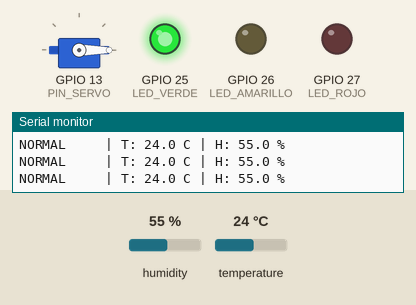
A sketch run on a simulated ESP32. Parts: servo, output pins drawn as LEDs (lit = HIGH), the last lines printed to the serial monitor. The inputs (shaded band) are chosen by the test bench; at power-on: temperature 24 °C, humidity 55 %.

Above: at 6.8 s.
6.9 s: temperature set to 28 °C
12.3 s: temperature set to 31 °C
At 15.0 s:
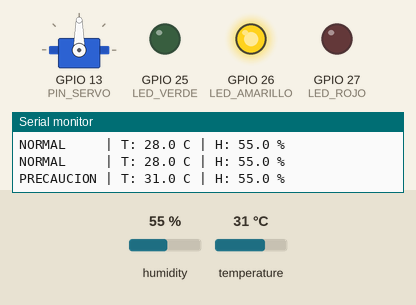
17.7 s: temperature set to 35 °C
At 19.3 s:
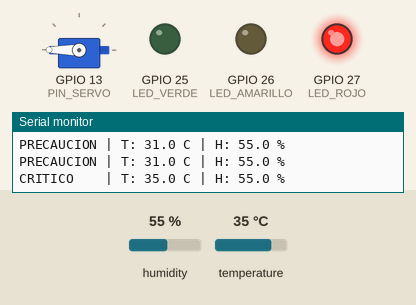
23.1 s: temperature set to 12 °C
At 26.6 s:
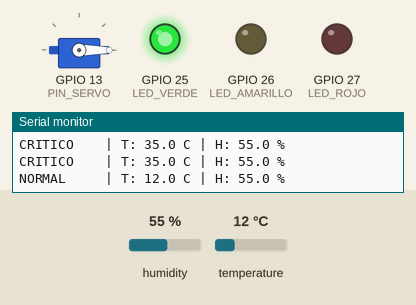
28.5 s: temperature set to 33 °C
At 30.9 s:
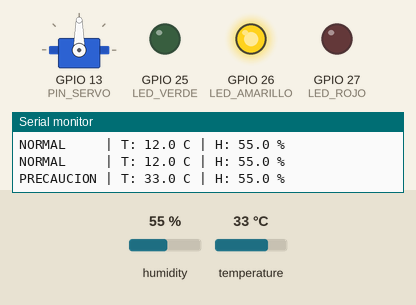
Timing chart, 0 to 32.4 s (numbered marks = the images above; inputs shaded):
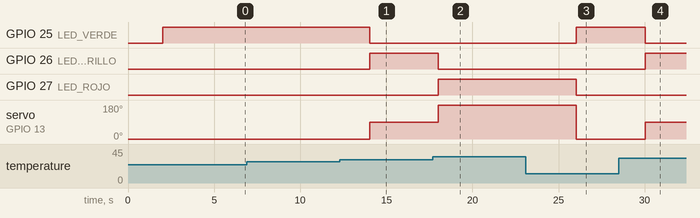

Measured:
- the behaviour switches between 29 and 30 °C on temperature (found by bisection; images 0 and 1)
- the behaviour switches between 33 and 34 °C on temperature (found by bisection; images 1 and 2)
- after the input at 12.3 s, GPIO 25 (LED_VERDE): HIGH → LOW after 1.7 s; GPIO 26 (LED_AMARILLO): LOW → HIGH after 1.7 s; servo on GPIO 13 (PIN_SERVO): 0° → 90° after 1.7 s
- after the input at 17.7 s, GPIO 26 (LED_AMARILLO): HIGH → LOW after 0.33 s; GPIO 27 (LED_ROJO): LOW → HIGH after 0.33 s; servo on GPIO 13 (PIN_SERVO): 90° → 180° after 0.33 s
- after the input at 23.1 s, GPIO 25 (LED_VERDE): LOW → HIGH after 2.9 s; GPIO 27 (LED_ROJO): HIGH → LOW after 2.9 s; servo on GPIO 13 (PIN_SERVO): 180° → 0° after 2.9 s
- after the input at 28.5 s, GPIO 25 (LED_VERDE): HIGH → LOW after 1.5 s; GPIO 26 (LED_AMARILLO): LOW → HIGH after 1.5 s; servo on GPIO 13 (PIN_SERVO): 0° → 90° after 1.5 s

The sketch:

ventilacion_simple.ino
```cpp
/*
  LABORATORIO: Control automatico de ventilacion
  Logica de control:
    Normal     : T < 30 C          -> servo 0   -> LED verde
    Precaucion : 30 C <= T < 34 C  -> servo 90  -> LED amarillo
    Critico    : T >= 34 C         -> servo 180 -> LED rojo
*/

#include <DHT.h>
#include <ESP32Servo.h>   )

// Pines
#define PIN_DHT       4    // D4
#define PIN_SERVO     13   // D13
#define LED_VERDE     25   // D25
#define LED_AMARILLO  26   // D26
#define LED_ROJO      27   // D27

DHT dht(PIN_DHT, DHT11);
Servo servo;

unsigned long tiempoAnterior = 0;
const unsigned long INTERVALO = 2000;   // leer el sensor cada 2 segundos

void setup() {
  Serial.begin(115200);

  pinMode(LED_VERDE, OUTPUT);
  pinMode(LED_AMARILLO, OUTPUT);
  pinMode(LED_ROJO, OUTPUT);

  dht.begin();

  servo.setPeriodHertz(50);             // servos trabajan a 50 Hz
  servo.attach(PIN_SERVO, 500, 2400);   // pulso del SG90 en microsegundos
  servo.write(0);

  Serial.println("Sistema de ventilacion iniciado");
}

void loop() {
  // Solo entra cuando han pasado 2 segundos
  if (millis() - tiempoAnterior >= INTERVALO) {
    tiempoAnterior = millis();

    float t = dht.readTemperature();
    float h = dht.readHumidity();

    // Si la lectura falla, se avisa y se espera la siguiente
    if (isnan(t) || isnan(h)) {
      Serial.println("Error leyendo el DHT11. Revisar conexiones.");
      return;
    }

    // Apagar los tres LEDs antes de encender el que corresponde
    digitalWrite(LED_VERDE, LOW);
    digitalWrite(LED_AMARILLO, LOW);
    digitalWrite(LED_ROJO, LOW);

    // NORMAL
    if (t < 30) {
      servo.write(0);
      digitalWrite(LED_VERDE, HIGH);
      Serial.print("NORMAL     | ");
    }

    // PRECAUCION
    if (t >= 30 && t < 34) {
      servo.write(90);
      digitalWrite(LED_AMARILLO, HIGH);
      Serial.print("PRECAUCION | ");
    }

    // CRITICO
    if (t >= 34) {
      servo.write(180);
      digitalWrite(LED_ROJO, HIGH);
      Serial.print("CRITICO    | ");
    }

    // Mostrar lecturas
    Serial.print("T: ");
    Serial.print(t, 1);
    Serial.print(" C | H: ");
    Serial.print(h, 1);
    Serial.println(" %");
  }
}
```
